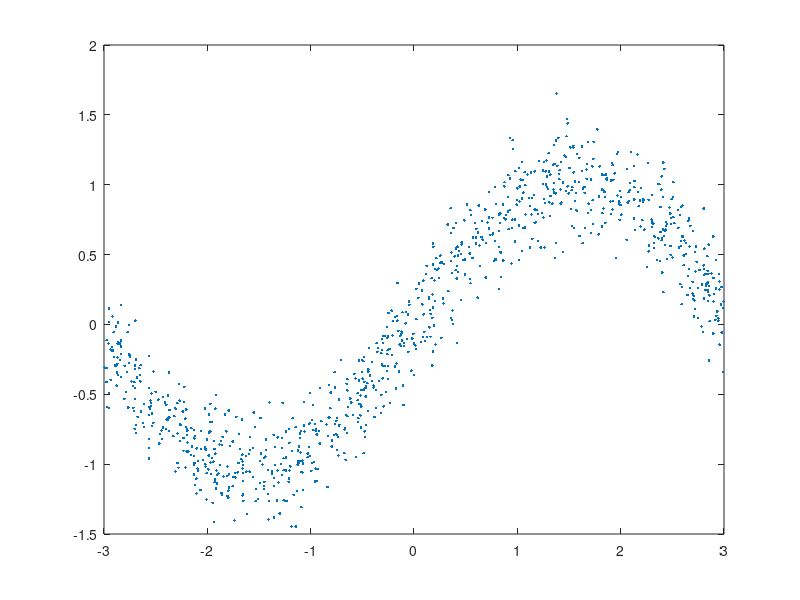

MATLAB code for this plot: (Note: this script raises an error after producing the figure.)
clc
clear
close all

x= 6* rand(1,1000)- 3;
noise= 0.2* randn(size(x));
y= sin(x)+ noise;

figure
plot(x, y, '.')

X= [x;y];
nctool